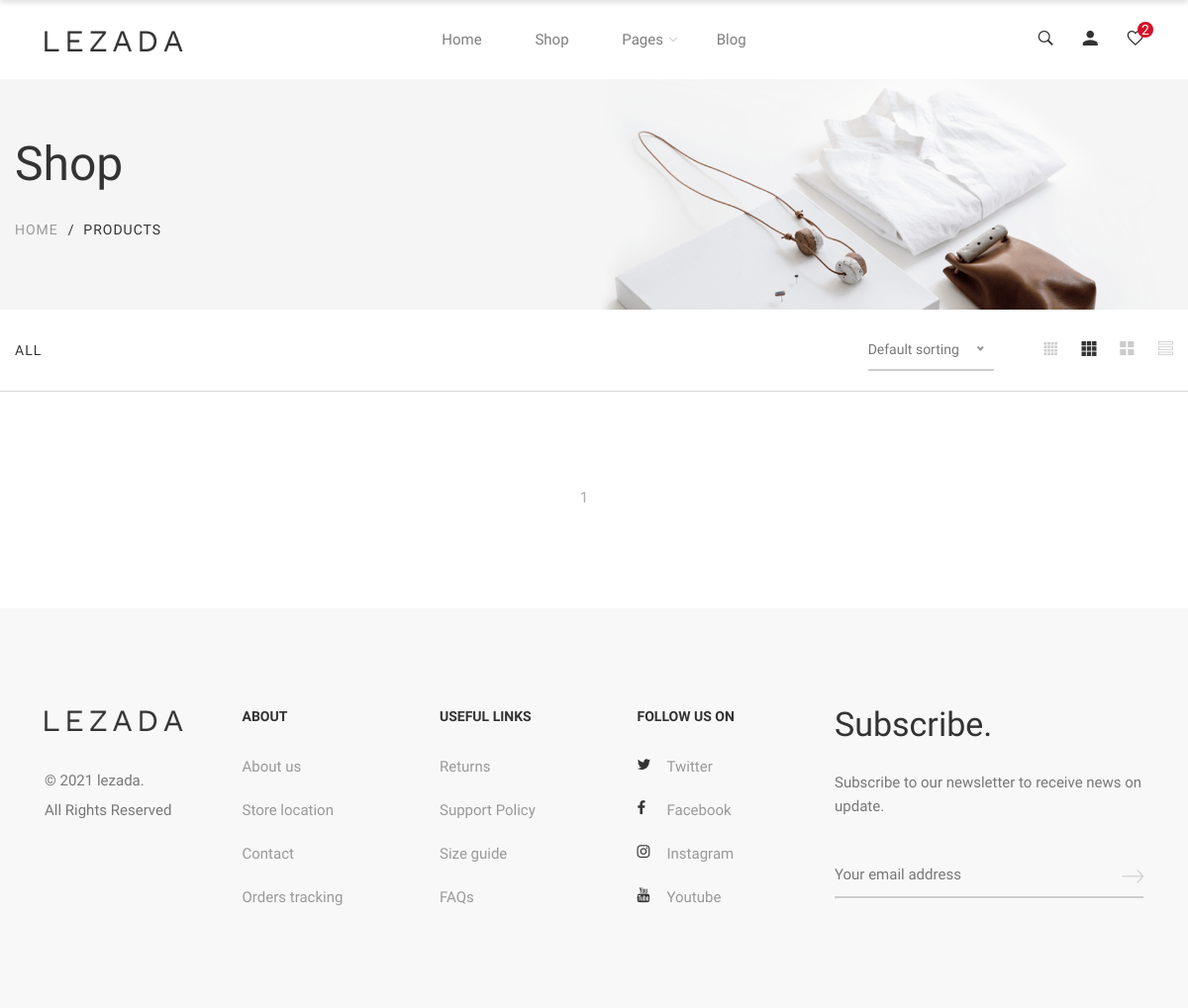
The page /products on the database as committed earlier.
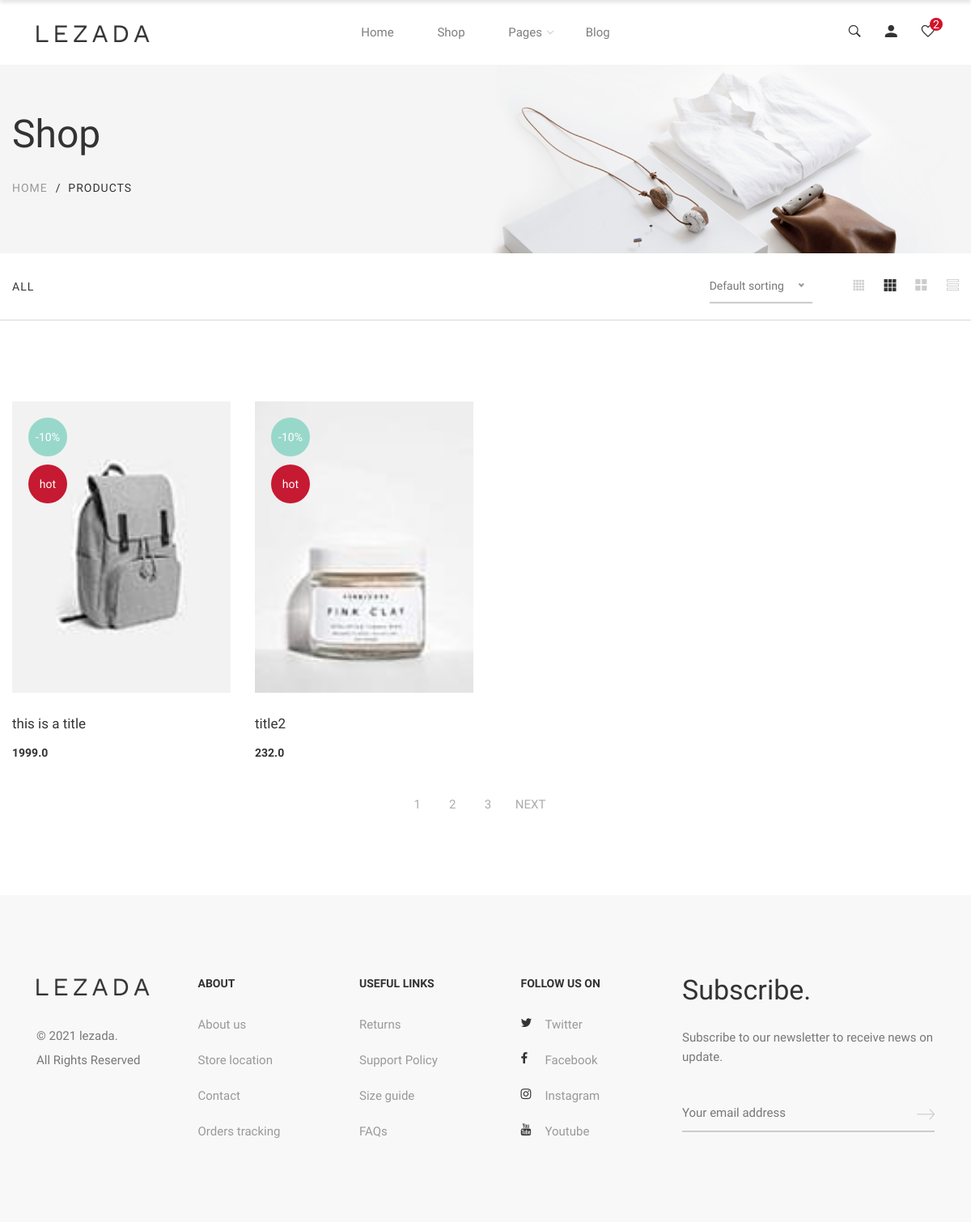
The same page on the database as committed later.
### products/models.py (models this page shows, shortened)
class Product(models.Model):
    LIVE = 1
    DELETE = 0
    DELETE_CHOICES = ((LIVE,'live'),(DELETE,'delete'))
    title = models.CharField(max_length=200)
    price = models.FloatField()
    description = models.TextField()
    image = models.ImageField(upload_to='media/')
    priority = models.IntegerField(default=0)
    delete_status = models.IntegerField(choices=DELETE_CHOICES,default=LIVE)
    created_at = models.DateTimeField(auto_now_add=True)
    updated_at = models.DateTimeField(auto_now=True)

### products/views.py (the view)
# urls.py: path('products',views.product_list,name="product"),
def product_list(request):
    page = 1
    if request.GET:
        page=request.GET.get('page',1)
    product__list = Product.objects.order_by('-priority')
    product_paginator = Paginator(product__list,2)
    product__list = product_paginator.get_page(page)
    context = {'products':product__list}
    return render(request,'product.html',context)

### products/templatetags/pages.py (called while the page is built)
@register.filter(name='pages')
def pages(list_data,page_size):
    page = []
    i = 0
    for data in list_data:
        page.append(data)
        i = i+1
        if i==page_size:
            yield page
            i = 0
            page = []
    yield page

### templates/product.html (shortened to what the changed rows need)
{% load static %}
<!DOCTYPE html>
<html class="no-js" lang="zxx">
<head>
	<link href="{% static 'css/bootstrap.min.css' %}" rel="stylesheet">
	<link href="{% static 'css/font-awesome.min.css' %}" rel="stylesheet">
	<link href="{% static 'css/ionicons.min.css' %}" rel="stylesheet">
	<link href="{% static 'css/themify-icons.css' %}" rel="stylesheet">
	<link href="{% static 'css/plugins.css' %}" rel="stylesheet">
	<link href="{% static 'css/helper.css' %}" rel="stylesheet">
	<link href="{% static 'css/main.css' %}" rel="stylesheet">
</head>
<body>
	<div class="breadcrumb-area breadcrumb-bg-2 pt-50 pb-70">
		<div class="container">
			<div class="row">
				<div class="col-lg-12">
					<h1 class="breadcrumb-title">Shop</h1>
				</div>
			</div>
		</div>
	</div>
	<div class="shop-page-wrapper">
		<div class="shop-page-content mt-100 mb-100">
			<div class="container">
				<div class="row">
{% block prodata %}
{% include 'product-data.html' %}
 {% endblock prodata %}
					</div>
				</div>
			</div>
		</div>
	</div>
	<div class="footer-container footer-one pt-100 pb-50">
		<div class="container wide">
			<div class="row">
				<div class="col footer-single-widget">
					<div class="footer-subscription-widget">
						<h2 class="footer-subscription-title">Subscribe.</h2>
					</div>
				</div>
			</div>
		</div>
	</div>
</body>
</html>

### templates/product-data.html (shortened to what this page needs)
{% load static %}
{% load pages %}
{% for pro in products|pages:4 %}
<div class="col-lg-12 order-1 order-lg-2 mb-md-80 mb-sm-80">
   <div class="row product-isotope shop-product-wrap four-column">
       {% for product in pro %}
           <div class="col-12 col-lg-3 col-md-6 col-sm-6 mb-45 hot sale">
               <div class="single-product">
                   <div class="single-product__image">
                       <a class="image-wrap" href="{% url 'viewproduct' product.id %}">
	<img src={{product.image.url}} class="img-fluid" alt="">
                       </a>
                       <div class="single-product__floating-badges">
                           <span class="onsale">-10%</span>
                           <span class="hot">hot</span>
                       </div>
                       <div class="single-product__floating-icons">
                       </div>
                   </div>
                   <div class="single-product__content">
                       <div class="title">
 <h3> <a href="shop-product-basic.html">{{product.title}}</a></h3>
                       </div>
                       <div class="price">
	 <span class="main-price">{{product.price}}</span>
                       </div>
                   </div>
               </div>
           </div>
           {% endfor %}
</div>
{% endfor %}
<div class="row">
	<div class="col-lg-12">
		<div class="pagination text-center">
			<ul>
                {% for i in products.paginator.page_range %}
				<li class="activee"><a href="?page={{i}}">{{i}}</a></li>
				{% endfor %}
                {% if products.has_next %}
				<li><a href="?page={{products.next_page_number}}">NEXT</a></li>
                {% endif %}
			</ul>
		</div>
	</div>
</div>

Rows that differ between the two databases and show on the page:
added Product: image (picture), title "this is a title", price "1999.0"
added Product: image (picture), title "title2", price "232.0"
Other text that changed with them:
new list line: "2"
new list line: "3"
text now shown: "NEXT"
